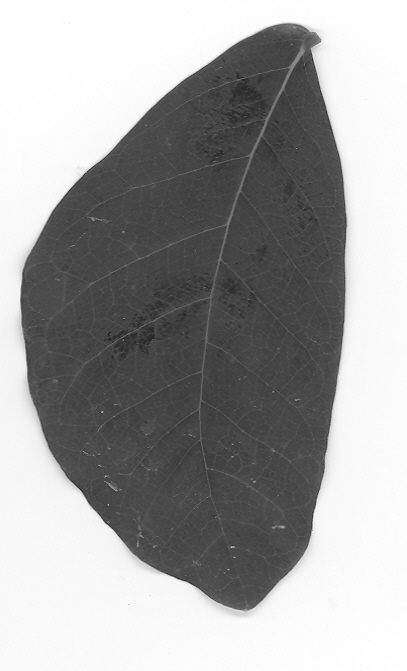
#> input picture bg1.tif, 407 x 671 px; its folder holds only this picture in this run
$ jupyter execute 'Trabalho 3.ipynb'
#> lines starting #> are read from the running program, lines starting #| are printed output that depends on the picture; after the words box and inside, x2 and y2 are one past the last pixel; in counts of white or black regions, pixels touching at a corner belong together
[cell 1]
from sklearn.cluster import KMeans
from skimage.filters import sobel
from skimage.io import imread
import matplotlib.pyplot as plt
import glob as g

data_base = g.glob('./*.tif')
imagem = []
for i,j in enumerate(data_base):
    aux = imread(j)
#> aux is the input picture: shape (671, 407); min 26, max 255, mean 160.8
    imagem.append(aux)
    kmeans = KMeans(n_clusters=2).fit(imagem[i].reshape((-1,1)))
    imagem_kmeans = kmeans.labels_
    imagem_kmeans = imagem_kmeans.reshape(imagem[i].shape)
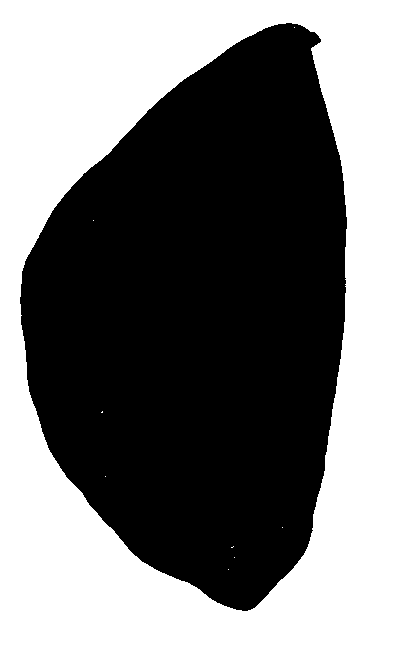
#> imagem_kmeans: shape (671, 407) int32; values 0 (black) and 1 (white), 49.9% white; 9 white regions (8 under 20 px), largest, box (x1, y1, x2, y2) and area: (0, 0, 407, 671) 136156

    imagem_sobel = sobel(imagem_kmeans)
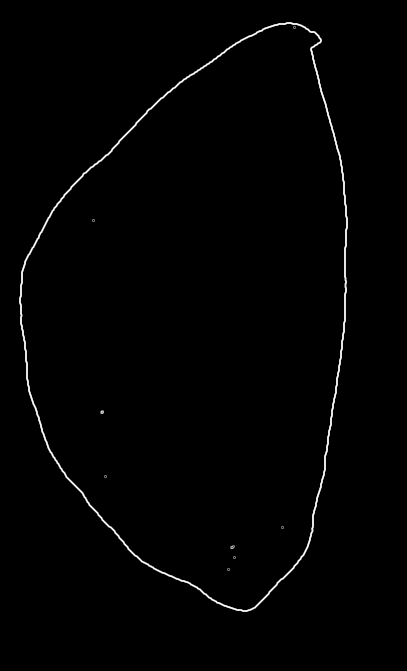
#> imagem_sobel: shape (671, 407) float64; min 0, max 3.68e-10, mean 3.66e-12; drawn with min black and max white

    fig,ax = plt.subplots(1,3,figsize=(10,20))
    ax[0].imshow(imagem[i],cmap = "gray")
    ax[0].set_title('Imagem Original')
    ax[1].imshow(imagem_kmeans,cmap = "gray")
    ax[1].set_title('Imagem KMeans')
    ax[2].imshow(imagem_sobel,cmap = "gray")
    ax[2].set_title('Imagem KMmeans com Borda')
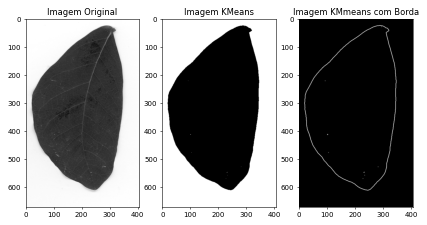
#> figure drawn by matplotlib, 3 panels

[cell 2]
from skimage.filters import threshold_otsu

data_base = g.glob('./*.tif')
imagem = []
for i,j in enumerate(data_base):
    aux = imread(j)
    imagem.append(aux)
    otsu = threshold_otsu(imagem[i])
#> otsu = 161
    preto_branco = imagem[i] < otsu
#> preto_branco: shape (671, 407) bool; 50.1% white; 10 black regions (9 under 20 px), largest, box (x1, y1, x2, y2) and area: (0, 0, 407, 671) 136164

    otsu_sobel = sobel(preto_branco)

    fig,ax = plt.subplots(1,3,figsize=(10,20))
    ax[0].imshow(imagem[i],cmap = "gray")
    ax[0].set_title('Imagem Original')
    ax[1].imshow(preto_branco,cmap = "gray")
    ax[1].set_title('Imagem Otsu')
    ax[2].imshow(otsu_sobel,cmap = "gray")
    ax[2].set_title('Imagem Otsu com Borda')
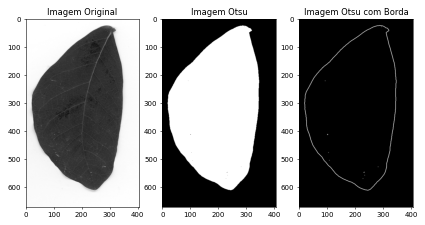
#> figure drawn by matplotlib, 3 panels

$ run again, on bg4.tif
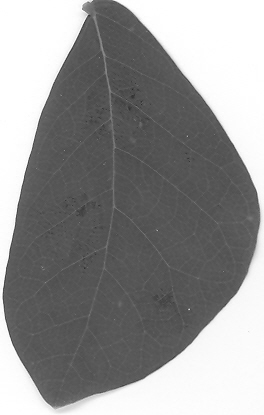
#> input picture bg4.tif, 264 x 415 px
#> aux is the input picture: shape (415, 264); min 42, max 255, mean 146.8
#> `imagem_kmeans = imagem_kmeans.reshape(imagem[i].shape)`:
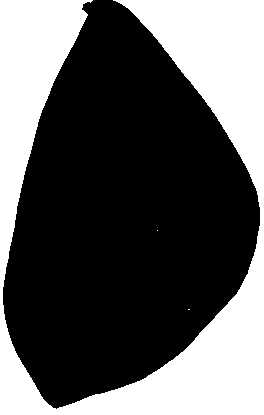
#> imagem_kmeans: shape (415, 264) int32; values 0 (black) and 1 (white), 36.3% white; 3 white regions (2 under 20 px), largest, box (x1, y1, x2, y2) and area: (0, 0, 264, 415) 39762
#> otsu = 169
#> preto_branco: shape (415, 264) bool; 63.7% white; 4 black regions (3 under 20 px), largest, box (x1, y1, x2, y2) and area: (0, 0, 264, 415) 39768
#> `[cell 2] from skimage.filters import threshold_otsu  data_base = g.glo..`:
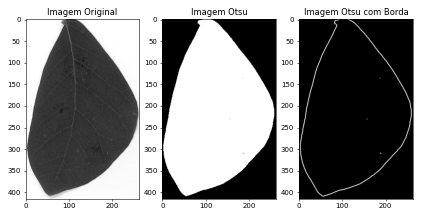
#> figure drawn by matplotlib, 3 panels

$ run again, on bg5.tif
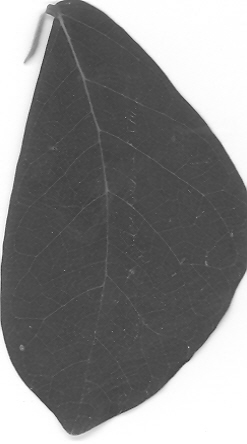
#> input picture bg5.tif, 247 x 444 px
#> aux is the input picture: shape (444, 247); min 40, max 255, mean 132.5
#> `imagem_kmeans = imagem_kmeans.reshape(imagem[i].shape)`:
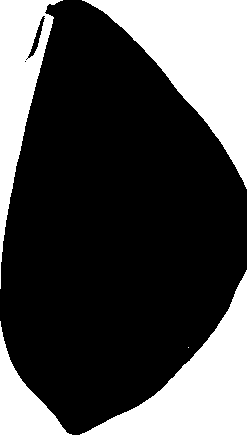
#> imagem_kmeans: shape (444, 247) int32; values 0 (black) and 1 (white), 31.9% white; 4 white regions (1 under 20 px), largest, box (x1, y1, x2, y2) and area: (0, 270, 247, 444) 15296, (82, 0, 247, 189) 12982, (0, 0, 63, 289) 6678
#> otsu = 163
#> preto_branco: shape (444, 247) bool; 68.1% white; 4 black regions (1 under 20 px), largest, box (x1, y1, x2, y2) and area: (0, 270, 247, 444) 15298, (82, 0, 247, 189) 12984, (0, 0, 63, 289) 6686
#> `[cell 2] from skimage.filters import threshold_otsu  data_base = g.glo..`:
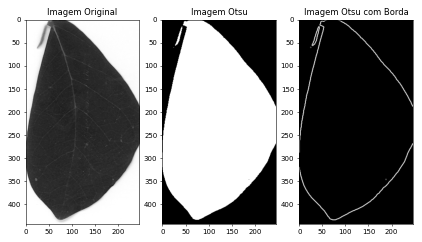
#> figure drawn by matplotlib, 3 panels

$ run again, on bg6.tif
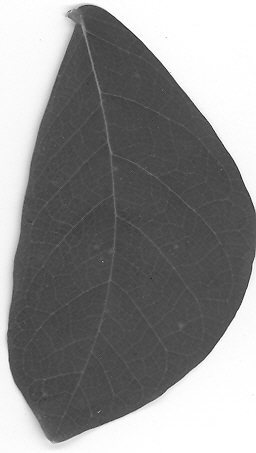
#> input picture bg6.tif, 256 x 453 px
#> aux is the input picture: shape (453, 256); min 29, max 255, mean 140
#> `imagem_kmeans = imagem_kmeans.reshape(imagem[i].shape)`:
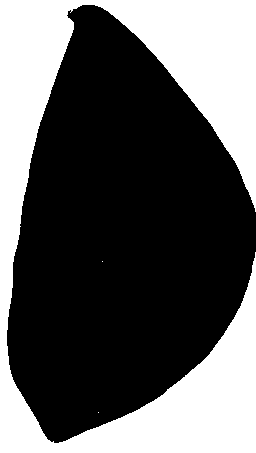
#> imagem_kmeans: shape (453, 256) int32; values 0 (black) and 1 (white), 36.6% white; 3 white regions (2 under 20 px), largest, box (x1, y1, x2, y2) and area: (0, 0, 256, 453) 42437
#> otsu = 162
#> preto_branco: shape (453, 256) bool; 63.4% white; 3 black regions (2 under 20 px), largest, box (x1, y1, x2, y2) and area: (0, 0, 256, 453) 42452
#> `[cell 2] from skimage.filters import threshold_otsu  data_base = g.glo..`:
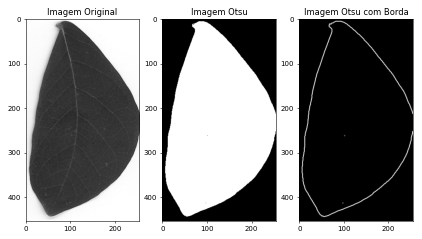
#> figure drawn by matplotlib, 3 panels

$ run again, on bg10.tif
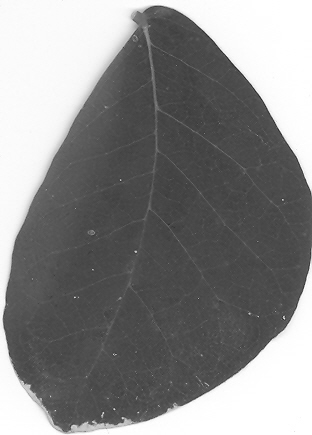
#> input picture bg10.tif, 312 x 435 px
#> aux is the input picture: shape (435, 312); min 34, max 255, mean 135.8
#> imagem_kmeans: shape (435, 312) int32; values 0 (black) and 1 (white), 33.8% white; 26 white regions (25 under 20 px), largest, box (x1, y1, x2, y2) and area: (0, 0, 312, 435) 45823
#> otsu = 163
#> preto_branco: shape (435, 312) bool; 66.2% white; 26 black regions (25 under 20 px), largest, box (x1, y1, x2, y2) and area: (0, 0, 312, 435) 45844
#> `[cell 2] from skimage.filters import threshold_otsu  data_base = g.glo..`:
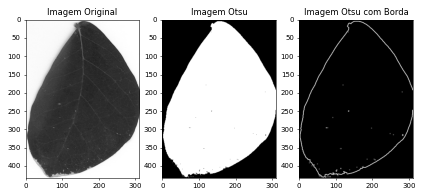
#> figure drawn by matplotlib, 3 panels
